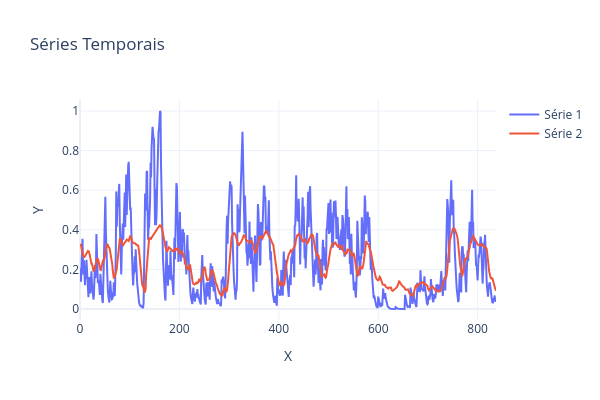

Write notebook code for a chart like this one.
### Code cell
yP = np.array([])
yR = y_test[:].copy()
xR = X_test[:].copy()

yP = model.predict(xR)
PlotSeriesPLY(ySeries=[yR.flatten(),yP.flatten()])

### Figure 1 — Plotly figure (JSON) as saved in the notebook; plotly's stock layout.template omitted (floating-point values rounded to 4 significant figures; data arrays with more than 128 entries replaced by an {"elided": "..."} marker saying what was removed)
{"data": [{"mode": "lines", "name": "Série 1", "type": "scatter", "x": {"elided": "838 int values"}, "xaxis": "x", "y": {"elided": "838 float values"}, "yaxis": "y"}, {"mode": "lines", "name": "Série 2", "type": "scatter", "x": {"elided": "838 int values"}, "xaxis": "x", "y": {"elided": "838 float values"}, "yaxis": "y"}], "layout": {"height": 400, "title": {"text": "Séries Temporais"}, "width": 600, "xaxis": {"anchor": "y", "domain": [0, 1], "title": {"text": "X"}}, "yaxis": {"anchor": "x", "domain": [0, 1], "title": {"text": "Y"}}}}
